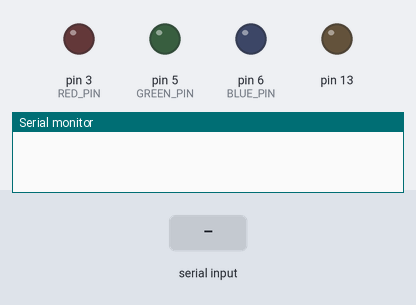
Recording of a sketch running on a simulated Arduino Uno, built with avr-gcc and run on an emulated ATmega328P. Parts: output pins drawn as LEDs (lit = HIGH), the last lines printed to the serial monitor. Inputs (shaded band) come from the test bench.

Above: at 1.2 s.
1.3 s: "h" received over Serial
At 2.3 s:
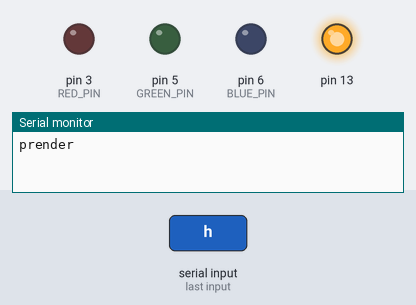
2.8 s: "l" received over Serial
At 3.4 s:
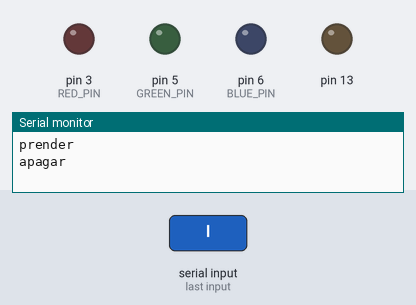
Timing chart, 0 to 5.8 s (numbered marks = the images above; inputs shaded):
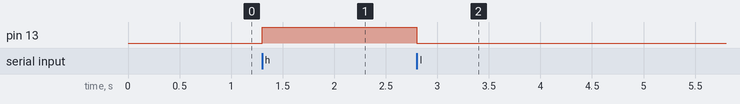

The sketch:

Bluth_Led.ino
```cpp
const int RED_PIN = 3;
const int GREEN_PIN = 5;
const int BLUE_PIN = 6;

char dataIn = 'S';        //Character/Data coming from the phone.
char determinant;         //Used in the check function, stores the character received from the phone.
char det;                 //Used in the loop function, stores the character received from the phone.

void setup(){
  Serial.begin(9600);
  pinMode(RED_PIN, OUTPUT);
  pinMode(13, OUTPUT);
  pinMode(GREEN_PIN, OUTPUT);
  pinMode(BLUE_PIN, OUTPUT);
}

void loop()
{
  det = check();
      while (det == 'h')   //if incoming data is a F, move forward
      {

        digitalWrite(13, HIGH);
         delay(20);
           Serial.println("prender");
            det = check();
      }
      while (det == 'l')   //if incoming data is a B, move back
      {
        digitalWrite(13, LOW);
        Serial.println("apagar");
        det = check();
      }

}

int check()
{
  if (Serial.available() > 0)    //Check for data on the serial lines.
  {
    dataIn = Serial.read();  //Get the character sent by the phone and store it in 'dataIn'.
        if (dataIn == 'F')
        {
          determinant = 'F';
        }
        else if (dataIn == 'B')
        {
          determinant = 'B';
        }
     }
 }
```

Measured:
- after the input at 1.3 s, pin 13: LOW → HIGH at once
- after the input at 2.8 s, pin 13: HIGH → LOW at once
